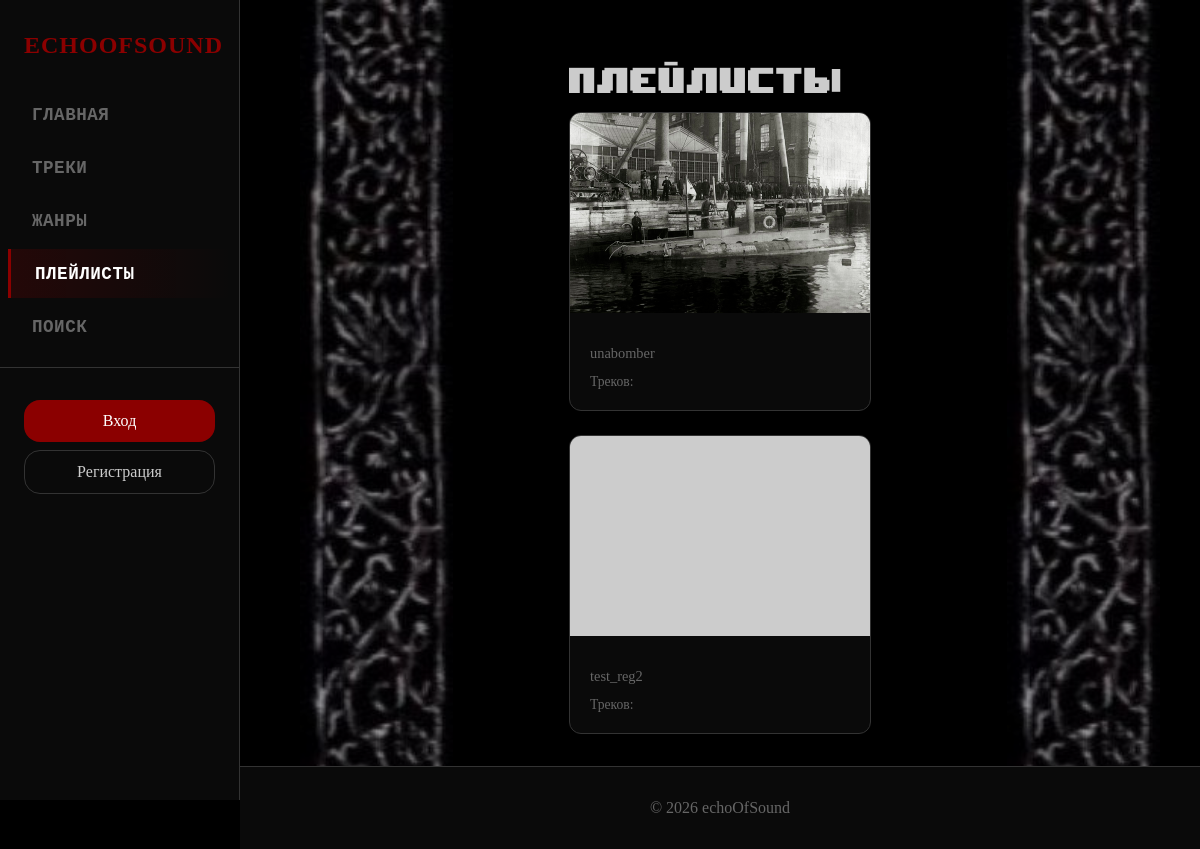
/playlists/, run on the app's committed database.
### catalog/models.py (models this page shows, shortened)
class Playlist(models.Model): #плейлисты пользователя
    name = models.CharField(
        max_length=200,
        verbose_name="Название плейлиста"
    )
    slug = models.SlugField(
        max_length=200,
        unique=True,
        verbose_name="URL идентификатор"
    )
    user = models.ForeignKey(
        User,
        on_delete=models.CASCADE,
        related_name='playlists',
        verbose_name="Владелец"
    )
    description = models.TextField(
        verbose_name="Описание",
        blank=True
    )
    cover = models.ImageField(
        upload_to='playlists/',
        verbose_name="Обложка плейлиста",
        blank=True,
        null=True
    )
    is_public = models.BooleanField(
        default=True,
        verbose_name="Публичный плейлист"
    )
    created_at = models.DateTimeField(
        auto_now_add=True,
        verbose_name="Дата создания"
    )
    updated_at = models.DateTimeField(
        auto_now=True,
        verbose_name="Дата обновления"
    )
    class Meta:
        verbose_name = "Плейлист"
        verbose_name_plural = "Плейлисты"
        ordering = ['-created_at']

### catalog/views.py (the view)
class PlaylistListView(ListView):
    model = Playlist
    template_name = 'catalog/playlist_list.html'
    context_object_name = 'playlists'
    def get_context_data(self, **kwargs):
        context = super().get_context_data(**kwargs)
        context['title'] = 'Плейлисты'
        return context

### templates/catalog/playlist_list.html (shortened to what this page needs)
{% extends 'catalog/base.html' %}
{% block content %}
<div style="margin-top: 2rem;">
    <h1 class="glavlist-title">Плейлисты</h1>
    {% if playlists %}
    <div style="display: grid; grid-template-columns: repeat(auto-fill, minmax(280px, 1fr)); gap: 1.5rem;">
        {% for playlist in playlists %}
        <a href="{% url 'playlist_detail' playlist.slug %}"
           style="background: var(--bg-card); border: 1px solid var(--border-color); border-radius: 12px; overflow: hidden; text-decoration: none; transition: all 0.3s; display: block;">
            <img src="{% if playlist.cover %}{{ playlist.cover.url }}{% else %}https://via.placeholder.com/300x200/0a0a0a/8b0000?text=PLAYLIST{% endif %}"
                 alt="{{ playlist.title }}"
                 style="width: 100%; height: 200px; object-fit: cover;">
            <div style="padding: 1.25rem;">
                <p style="color: var(--text-muted); font-size: 0.9rem; margin-bottom: 0.75rem;">
                    {{ playlist.user.username }}
                </p>
                <p style="color: var(--text-muted); font-size: 0.85rem;">
                    Треков: {{ playlist.playlisttrack_set.count }}
                </p>
            </div>
        </a>
        {% endfor %}
    </div>
    {% else %}
    <div style="text-align: center; padding: 4rem; color: var(--text-muted);">
        <p style="font-size: 1.25rem;">Плейлисты не найдены</p>
    </div>
    {% endif %}
</div>
{% endblock %}

### static/css/style.css (style rules this page uses)
:root { --primary-color: #8b0000; --primary-hover: #a00000; --secondary-color: #4a0000; --accent-color: #666666; --bg-dark: #000000; --bg-card: #0a0a0a; --bg-hover: #1a1a1a; --text-light: #cccccc; --text-muted: #666666; --border-color: #333333; }
* { margin: 0; padding: 0; box-sizing: border-box; }
body { font-family: 'Georgia', 'Times New Roman', serif; background-color: var(--bg-dark); color: var(--text-light); min-height: 100vh; display: flex; }
.glavlist-title { font-family: '8nominal', serif !important; font-size: 1.8rem; font-weight: 600; letter-spacing: -0.02em; margin-bottom: 1.2rem; }

### data on the page
Playlist: cover (picture), user.username "unabomber"
Playlist: user.username "test_reg2"
